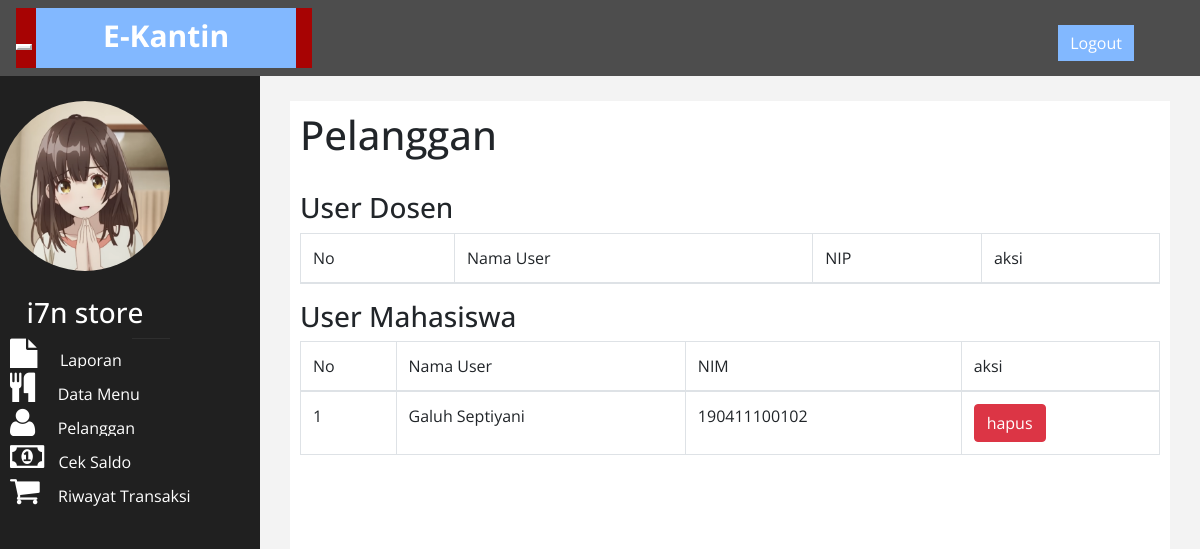
The page /admin/index.php?halaman=pelanggan (signed in) on the database its author committed.
### tables this page shows
CREATE TABLE `userpenjual` (
  `id_penjual` int(11) NOT NULL,
  `nik` varchar(35) NOT NULL,
  `nama_penjual` varchar(100) NOT NULL,
  `nama_toko` varchar(100) NOT NULL,
  `gambar` varchar(100) DEFAULT NULL,
  `password` varchar(300) DEFAULT NULL
);

CREATE TABLE `usermhs` (
  `id_mhs` int(11) NOT NULL,
  `nama` varchar(50) NOT NULL,
  `nim` varchar(12) NOT NULL,
  `password` varchar(300) NOT NULL
);

### admin/index.php (the view, shortened to what this page needs)
<?php
$conn = mysqli_connect("localhost", "root", "", "project");
function query($query){
    global $conn;
    $result = mysqli_query($conn, $query);
    $rows = [];
    while ($row = mysqli_fetch_assoc($result)) {
        $rows[] = $row;
    }
    return $rows;
}
?>
<!DOCTYPE html>
<html xmlns="http://www.w3.org/1999/xhtml">
<head>
    <link href="assets/css/bootstrap.css" rel="stylesheet" />
    <link href="assets/css/font-awesome.css" rel="stylesheet" />
    <link href="assets/js/morris/morris-0.4.3.min.css" rel="stylesheet" />
    <link href="assets/css/custom.css" rel="stylesheet" />
</head>
<body>
    <div id="wrapper">
        <nav class="navbar navbar-default navbar-cls-top " role="navigation" style="margin-bottom: 0">
            <div class="navbar-header">
                <button type="button" class="navbar-toggle" data-toggle="collapse" data-target=".sidebar-collapse">
                </button>
                <a class="navbar-brand" style="background-color: #82b8ff;" href="index.html">E-Kantin</a>
            </div>
  <div style="color: white;
padding: 15px 50px 5px 50px;
float: right;
font-size: 16px;"><a href="index.php?halaman=logout" class="btn btn-danger square-btn-adjust" style="background-color: #82b8ff;">Logout</a> </div>
        </nav>
                <nav class="navbar-default navbar-side" role="navigation">
            <div class="sidebar-collapse">
                <ul class="nav" id="main-menu">
				<li class="text-center">
                    <img src="gambar/<?= $_SESSION['admin']['gambar']?>" class="user-image img-responsive" style="object-fit: cover;width:200px;height:200px;border-radius: 50%"/>
                    <?php foreach($_SESSION["admin"] as $id_penjual): ?>
                    <?php
                    $ambil = $conn->query("SELECT * FROM userpenjual WHERE id_penjual='$id_penjual'");
                    $row = $ambil->fetch_assoc();
                    ?>
                    <h3 style="color:white;"><?php echo $row['nama_toko']; ?></h3>
                    <?php endforeach; ?>
					</li>
                    <li><a href="index.php"><i class="fa fa-file fa-2x"></i> &nbsp; Laporan </a></li>
                    <li><a href="index.php?halaman=menu"><i class="fa fa-cutlery fa-2x"></i> &nbsp; Data Menu</a></li>
                    <li><a href="index.php?halaman=pelanggan"><i class="fa fa-user fa-2x"></i> &nbsp; Pelanggan</a></li>
                    <li><a href="index.php?halaman=ceksaldo"><i class="fa fa-money fa-2x"></i> Cek Saldo</a></li>
                    <li><a href="index.php?halaman=pembelian"><i class="fa fa-shopping-cart fa-2x"></i>&nbsp; Riwayat Transaksi</a></li>
                </ul>
            </div>
        </nav>
        <div id="page-wrapper" >
            <div id="page-inner">
                <?php
                if (isset($_GET['halaman']))
                {
                    if ($_GET['halaman']=="menu") {
                        include 'menu.php';
                    } elseif ($_GET['halaman']=="pembelian") {
                        include 'pembelian.php';
                    } elseif ($_GET['halaman']=="pelanggan") {
                        include 'pelanggan.php';
                    } elseif ($_GET['halaman']=="ceksaldo") {
                        include 'saldo.php';
                    } elseif ($_GET['halaman']=="detail") {
                        include 'detail.php';
                    } elseif ($_GET['halaman']=="tambahmenu") {
                        include 'tambahmenu.php';
                    } elseif ($_GET['halaman']=="hapusmenu") {
                        include 'hapusmenu.php';
                    } elseif ($_GET['halaman']=="ubahmenu") {
                        include 'ubahmenu.php';
                    } elseif ($_GET['halaman']=="logout") {
                        include 'logout.php';
                    }
                }
                else {
                    include 'home.php';
                }
                ?>
            </div>
            </div>
        </div>
</body>
</html>

### admin/pelanggan.php (shortened to what this page needs)
<h1>Pelanggan</h1><br>
<h3>User Dosen</h3>
<table class="table table-bordered">
	<thead>
		<tr>
			<td>No</td>
			<td>Nama User</td>
			<td>NIP</td>
			<td>aksi</td>
		</tr>
	</thead>
</table>
<h3>User Mahasiswa</h3>
<table class="table table-bordered">
	<thead>
		<tr>
			<td>No</td>
			<td>Nama User</td>
			<td>NIM</td>
			<td>aksi</td>
		</tr>
	</thead>
	<tbody>
		<?php $ambil = query("SELECT * FROM usermhs"); ?>
		<?php $i = 1; ?>
        <?php foreach($ambil as $row): ?>
		<tr>
			<td><?= $i; ?></td>
			<td><?php echo $row['nama']; ?></td>
			<td><?php echo $row['nim']; ?></td>
			<td><a href="" class="btn btn-danger">hapus</a></td>
		</tr>
		<?php $i++; ?>
        <?php endforeach; ?>
	</tbody>
</table>

### admin/assets/css/custom.css (style rules this page uses)
body { font-family: 'Open Sans', sans-serif; }
#wrapper { width: 100%; background:#202020; }
#page-wrapper { padding: 15px 15px; min-height: 600px; background:#F3F3F3; }
#page-inner { width:100%; margin:10px 20px 10px 0px; background-color:#fff!important; padding:10px; min-height:1200px; }
.text-center { text-align:center; }
.square-btn-adjust { border: 0px solid transparent; -webkit-border-radius: 0px; -moz-border-radius: 0px; border-radius: 0px; }
.user-image { margin: 25px auto; -webkit-border-radius: 10px; -moz-border-radius: 10px; border-radius: 10px; max-height:170px; max-width:170px; }
.navbar-cls-top .navbar-brand { color: #fff; background: #c90000; width: 260px; text-align: center; height: 60px; font-size: 30px; font-weight: 700; }
.sidebar-collapse , .sidebar-collapse .nav { background:none; }
.sidebar-collapse .nav { padding:0; }
.sidebar-collapse .nav > li > a { color:#fff; background:#202020; text-shadow:none; }
.sidebar-collapse > .nav > li > a { padding:15px 10px; }
.sidebar-collapse > .nav > li { border-bottom: 1px solid rgba(107, 108, 109, 0.19); }
.navbar-side { border:none; background-color: #202020; }
.navbar-cls-top { background:#4D4D4D; border-bottom:none; }
.navbar-default { border:0px solid black; }
.navbar-header { background: #A70303; }
.navbar-default .navbar-toggle { border-color: #fff; }
.nav > li > a > i { margin-right:10px; }
@media (min-width:768px) { #page-wrapper { margin: 0 0 0 260px; padding: 15px 30px; min-height: 1200px; } }
@media (min-width:768px) { .navbar-side { z-index: 1; position: absolute; width: 260px; } }
@media (min-width:768px) { .navbar { border-radius: 0px; } }

### rows shown on the page
userpenjual: nama_toko "i7n store"
usermhs: nama "Galuh Septiyani", nim "190411100102"
